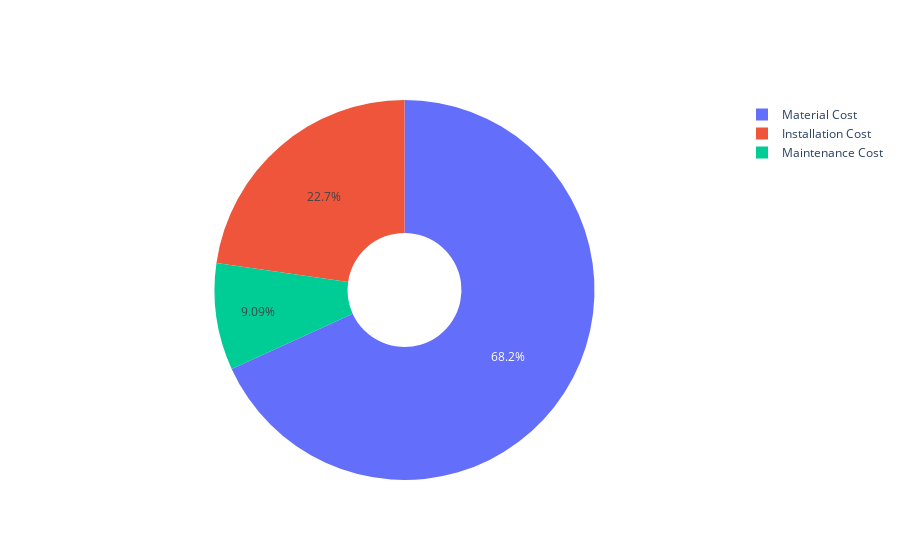

Write notebook code for a chart like this one.
### Markdown cell above
# Visualization 4
## Pie chart

### Code cell
import plotly.graph_objects as go

def pie_chart(data):
    labels = list(data.keys())
    values = list(data.values())
    fig = go.Figure(data=[go.Pie(labels=labels, values=values, hole=.3)])
    fig.show()

data = {'Material Cost': 1500, 'Installation Cost': 500, 'Maintenance Cost': 200}
pie_chart(data)

### Figure 1 — Plotly figure (JSON) as saved in the notebook; plotly's stock layout.template omitted (floating-point values rounded to 4 significant figures)
{"data": [{"hole": 0.3, "labels": ["Material Cost", "Installation Cost", "Maintenance Cost"], "type": "pie", "values": [1500, 500, 200]}], "layout": {}}
